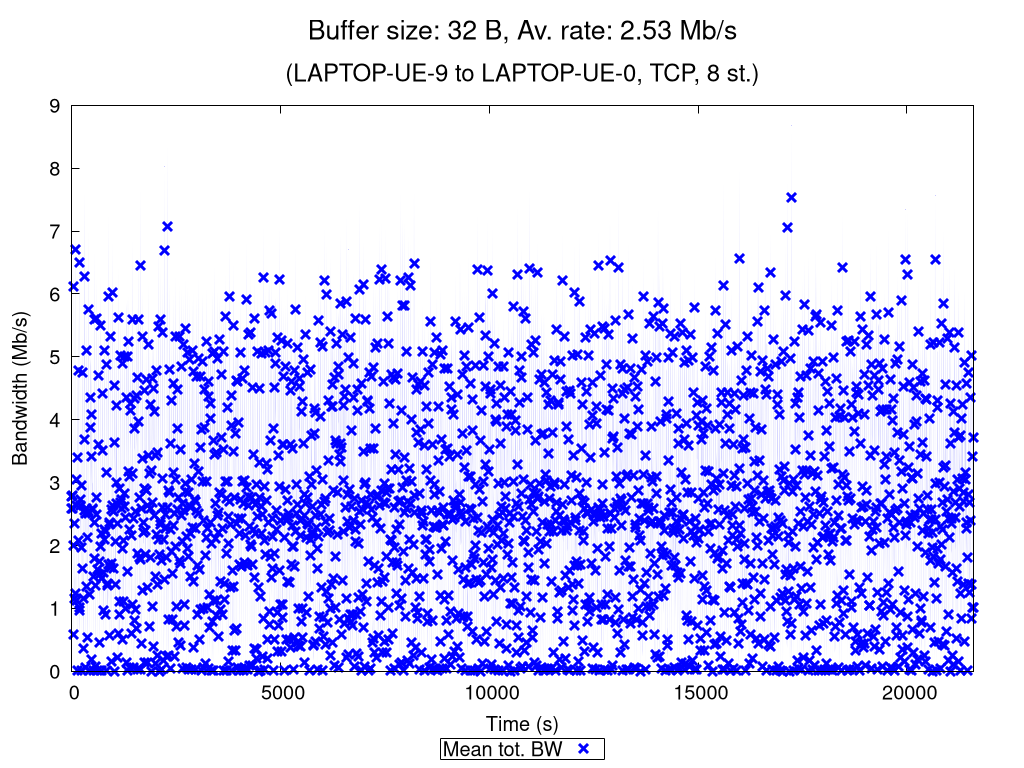

The gnuplot source for this figure:
set terminal pngcairo nocrop enhanced size 1024,768 font "Verdana,15"
set output "TCP_8_st_2020_12_05_00-21-22_two2one_00032B.png"

set title "{/=20 Buffer size: 32 B, Av. rate: 2.53 Mb/s}\n\n{/=18 (LAPTOP-UE-9 to LAPTOP-UE-0, TCP, 8 st.)}"

set xlabel "Time (s)"
set ylabel "Bandwidth (Mb/s)"
set ytics nomirror
set key bmargin center horizontal box samplen 1 width -1
set bmargin 4.6
set rmargin 4.5

rf = 1000000.0  # rate factor
set style fill transparent solid 0.2 noborder
set autoscale xfix
plot "TCP_8_st_2020_12_05_00-21-22_two2one_00032B_iperf_processed.dat" using 1:($2/rf-$3/rf):($2/rf+$3/rf) with filledcurves lc rgb "blue" notitle, \
     "" using 1:($2/rf) with points pt 2 ps 1.5 lw 3 lc rgb "blue" title "Mean tot. BW", \
